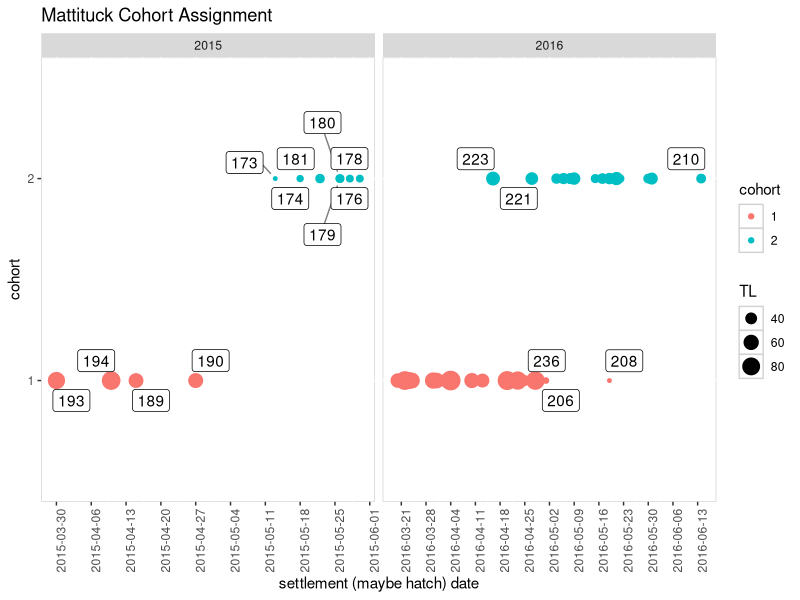

This figure's R source:
### WF Microsats ###
## Mattituck Cohort assignment by hatch date ###
## August 18, 2020 ###

#keeping everything in this folder
setwd("/Users//tdolan/Documents//R-Github//WFmicrosats")

library("dplyr")
library("tidyr")
library('purrr')
library("lubridate")
library("chron")
library("ggplot2")
library('ggrepel')

mtage <-read.csv(file="mtcohortreassignAug182020.csv", header=TRUE)
mtage <-mutate(mtage, bday=as.Date(hatch.date), cohort=as.factor(new.cohort)) %>%slice(1:49)

mtage %>%
  #ggplot(aes(x=bday, y=n_distinct(samp)))+ #turn off cohort sorting
 ggplot(aes(x=bday, y=cohort,group=cohort))+
 geom_point(aes(color=cohort,size=TL))+
  #geom_point(aes(size=TL))+ #turn off cohort sorting
  #geom_text(aes(label=samp),hjust=0,vjust=0)+ #another way to do text. 
  geom_label_repel(aes(label = samp),
                   box.padding   = 0.35, 
                   point.padding = 0.5,
                   segment.color = 'grey50')+
  scale_x_date(date_breaks="1 week",date_labels = ("%Y-%m-%d"),)+
  xlab("settlement (maybe hatch) date")+
  ggtitle("Mattituck Cohort Assignment")+
  facet_grid(~Year, scales="free")+
  theme(axis.text.x = element_text(angle = 90, hjust = 1),
        panel.background = element_rect(fill = 'white', colour = 'light gray'),
        panel.grid.major = element_line(colour = "white"))
#ggsave("Mtcohortassign.png", path="/Users/tdolan/Documents/WIP research/microsats/microsat_figs")
#dev.off()

#Ridges graphs for Mattituck
